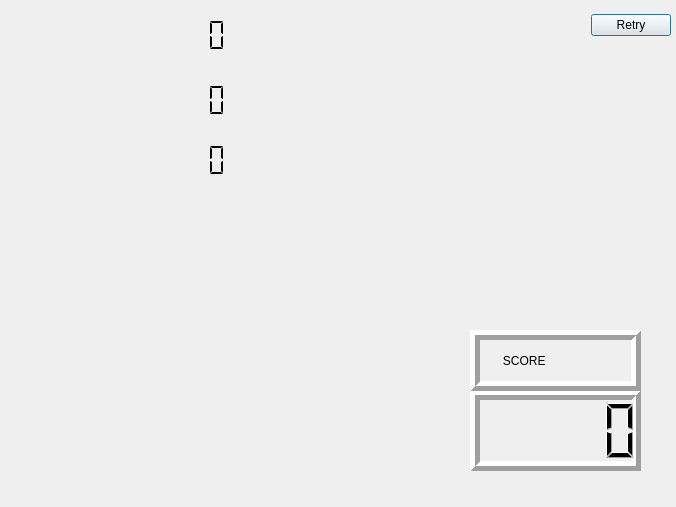
<?xml version="1.0" encoding="UTF-8"?>
<ui version="4.0">
 <class>Result</class>
 <widget class="QDialog" name="Result">
  <property name="geometry">
   <rect>
    <x>0</x>
    <y>0</y>
    <width>676</width>
    <height>507</height>
   </rect>
  </property>
  <property name="sizePolicy">
   <sizepolicy hsizetype="Fixed" vsizetype="Fixed">
    <horstretch>0</horstretch>
    <verstretch>0</verstretch>
   </sizepolicy>
  </property>
  <property name="minimumSize">
   <size>
    <width>676</width>
    <height>507</height>
   </size>
  </property>
  <property name="maximumSize">
   <size>
    <width>676</width>
    <height>507</height>
   </size>
  </property>
  <property name="windowTitle">
   <string>Dialog</string>
  </property>
  <property name="styleSheet">
   <string notr="true">Result{background-image: url(:/bg/image/bg/result.jpg);};</string>
  </property>
  <widget class="QDialogButtonBox" name="buttonBox">
   <property name="geometry">
    <rect>
     <x>300</x>
     <y>0</y>
     <width>371</width>
     <height>51</height>
    </rect>
   </property>
   <property name="styleSheet">
    <string notr="true">background-image: url(:/bg/image/bg/yellow.png);</string>
   </property>
   <property name="orientation">
    <enum>Qt::Horizontal</enum>
   </property>
   <property name="standardButtons">
    <set>QDialogButtonBox::Retry</set>
   </property>
   <property name="centerButtons">
    <bool>false</bool>
   </property>
  </widget>
  <widget class="QLCDNumber" name="lcdNumber">
   <property name="geometry">
    <rect>
     <x>140</x>
     <y>15</y>
     <width>91</width>
     <height>41</height>
    </rect>
   </property>
   <property name="frameShape">
    <enum>QFrame::NoFrame</enum>
   </property>
   <property name="segmentStyle">
    <enum>QLCDNumber::Flat</enum>
   </property>
  </widget>
  <widget class="QLCDNumber" name="lcdNumber_2">
   <property name="geometry">
    <rect>
     <x>140</x>
     <y>80</y>
     <width>91</width>
     <height>41</height>
    </rect>
   </property>
   <property name="frameShape">
    <enum>QFrame::NoFrame</enum>
   </property>
   <property name="segmentStyle">
    <enum>QLCDNumber::Flat</enum>
   </property>
  </widget>
  <widget class="QLCDNumber" name="lcdNumber_3">
   <property name="geometry">
    <rect>
     <x>140</x>
     <y>140</y>
     <width>91</width>
     <height>41</height>
    </rect>
   </property>
   <property name="frameShape">
    <enum>QFrame::NoFrame</enum>
   </property>
   <property name="segmentStyle">
    <enum>QLCDNumber::Flat</enum>
   </property>
  </widget>
  <widget class="QLCDNumber" name="lcdNumber_4">
   <property name="geometry">
    <rect>
     <x>470</x>
     <y>390</y>
     <width>171</width>
     <height>81</height>
    </rect>
   </property>
   <property name="frameShape">
    <enum>QFrame::Box</enum>
   </property>
   <property name="lineWidth">
    <number>5</number>
   </property>
  </widget>
  <widget class="QLabel" name="label">
   <property name="geometry">
    <rect>
     <x>470</x>
     <y>330</y>
     <width>171</width>
     <height>61</height>
    </rect>
   </property>
   <property name="frameShape">
    <enum>QFrame::Box</enum>
   </property>
   <property name="frameShadow">
    <enum>QFrame::Raised</enum>
   </property>
   <property name="lineWidth">
    <number>5</number>
   </property>
   <property name="text">
    <string>      SCORE</string>
   </property>
  </widget>
 </widget>
 <resources/>
 <connections>
  <connection>
   <sender>buttonBox</sender>
   <signal>accepted()</signal>
   <receiver>Result</receiver>
   <slot>accept()</slot>
   <hints>
    <hint type="sourcelabel">
     <x>248</x>
     <y>254</y>
    </hint>
    <hint type="destinationlabel">
     <x>157</x>
     <y>274</y>
    </hint>
   </hints>
  </connection>
  <connection>
   <sender>buttonBox</sender>
   <signal>rejected()</signal>
   <receiver>Result</receiver>
   <slot>reject()</slot>
   <hints>
    <hint type="sourcelabel">
     <x>316</x>
     <y>260</y>
    </hint>
    <hint type="destinationlabel">
     <x>286</x>
     <y>274</y>
    </hint>
   </hints>
  </connection>
 </connections>
</ui>
